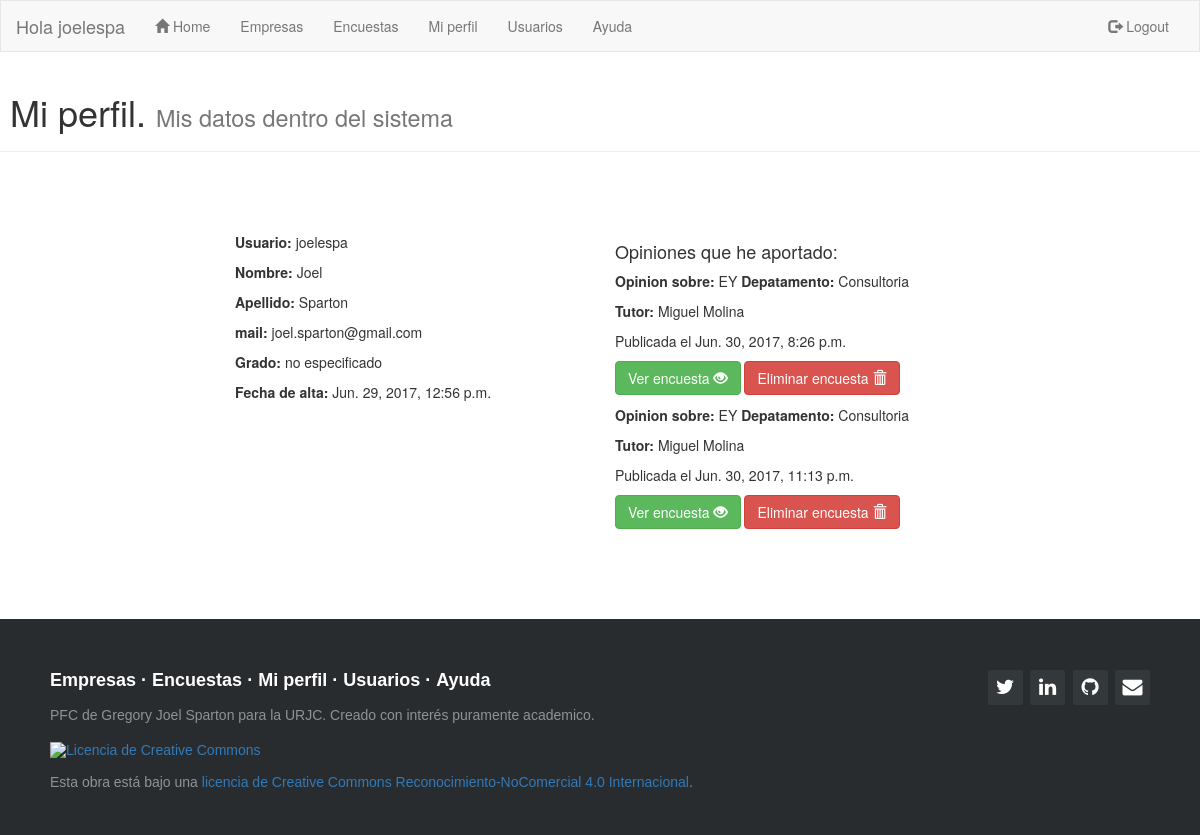
/usuarios/miperfil/ (signed in), run on an earlier commit of the app's database.
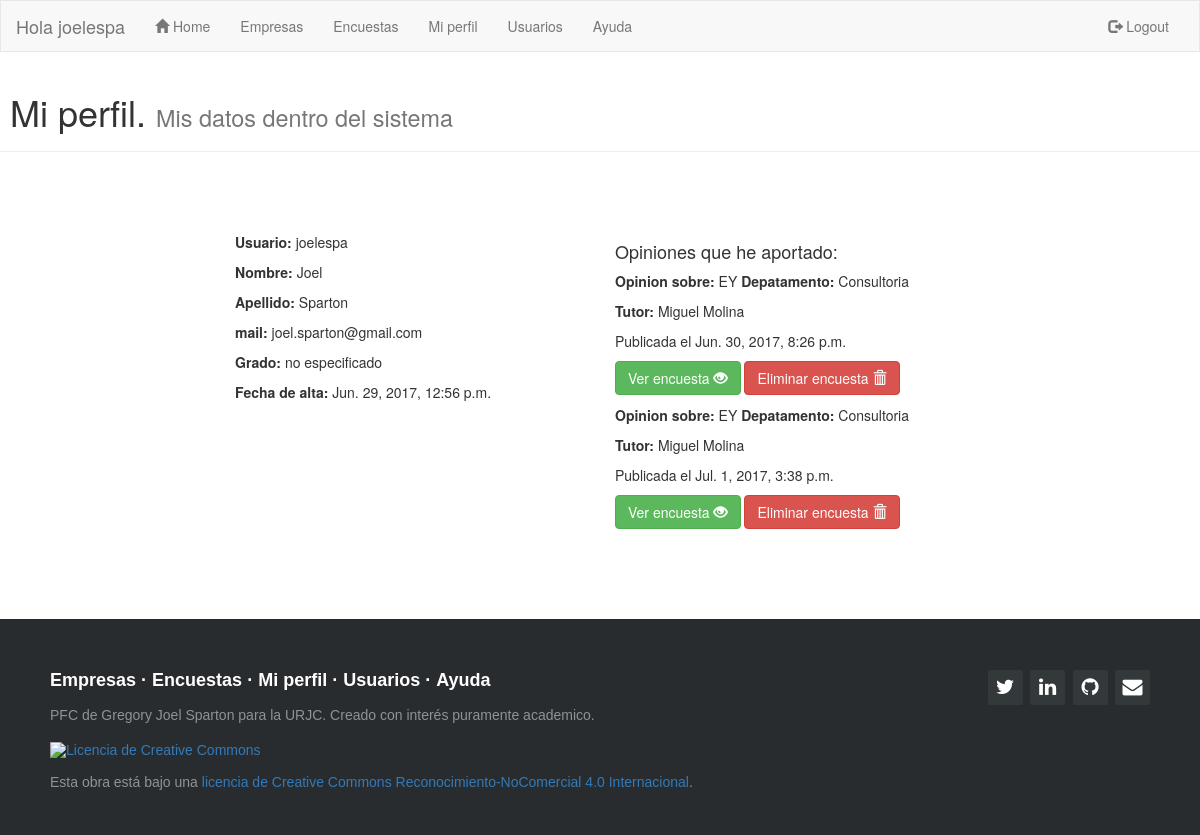
And on a later commit of the database.
### sopa/models.py (models this page shows)
class usuarios (AbstractUser):
    id_grado = models.IntegerField(null=True,blank=True,default='0')

class encuestas (models.Model):
    user = models.TextField(max_length=20,null=True,blank=True,default='')
    nombre_empresa = models.TextField(max_length=30,null=True,blank=True,default='')
    tutor = models.TextField(max_length=20,null=True,blank=True,default='')
    departamento = models.TextField(max_length=20,null=True,blank=True,default='')
    id_encuesta = models.IntegerField(null=True,blank=True,default='0')
    created_date = models.DateTimeField(default=timezone.now)
    pf1 = models.TextField(max_length=20,null=True,blank=True,default='')
    pf11 = models.TextField(max_length=20,null=True,blank=True,default='')
    pf2 = models.TextField(max_length=20,null=True,blank=True,default='')
    pf22 = models.TextField(max_length=20,null=True,blank=True,default='')
    pb1 = models.TextField(max_length=20,null=True,blank=True,default='')
    pb2 = models.TextField(max_length=20,null=True,blank=True,default='')
    pb3 = models.TextField(max_length=20,null=True,blank=True,default='')
    pb4 = models.TextField(max_length=20,null=True,blank=True,default='')
    ps1 = models.TextField(max_length=20,null=True,blank=True,default='')
    ps2 = models.TextField(max_length=20,null=True,blank=True,default='')
    ps3 = models.TextField(max_length=20,null=True,blank=True,default='')
    ps4 = models.TextField(max_length=20,null=True,blank=True,default='')
    ps5 = models.TextField(max_length=20,null=True,blank=True,default='')
    ps6 = models.TextField(max_length=20,null=True,blank=True,default='')
    ps7 = models.TextField(max_length=20,null=True,blank=True,default='')
    pa1 = models.TextField(max_length=20,null=True,blank=True,default='')
    pa2 = models.TextField(max_length=20,null=True,blank=True,default='')
    nota = models.IntegerField(null=True,blank=True,default='0')

### sopa/views.py (the view)
# urls.py: url(r'^usuarios/miperfil/$', views.miperfil, name='mi_perfil'),
@login_required
def miperfil(request):
    usuario = get_object_or_404(usuarios, username = request.user)
    try:
        grado = grados.objects.get(id_grado=usuario.id_grado)
    except ObjectDoesNotExist:
        grado = "no especificado"
    op = encuestas.objects.filter(user = usuario.username).order_by('created_date')
    if op:
        aux=""
        opiniones = op
    else:
        aux="No he añadido opiniones"
        opiniones = ""
    return render(request, 'sopa/perfil_usuario.html', {'titulo': 'SOPA Mi perfil' ,'usuario' : usuario, 'grado' : grado, 'opinion' : opiniones, 'aux' : aux})

### sopa/templates/sopa/perfil_usuario.html (shortened to what this page needs)
{% extends "sopa/index.html" %}
{% block content %}
<div class="page-header">
  <h1>&nbsp;Mi perfil. <small>Mis datos dentro del sistema</small></h1>
</div>
<div class="container">
    <br />
    <br />
    <br />
<div class ="col-md-4 col-md-offset-2">
<p><b> Usuario:</b> {{usuario.username}} </p>
<p><b> Nombre:</b> {{usuario.first_name}} </p>
<p><b> Apellido:</b> {{usuario.last_name}} </p>
<p><b> mail:</b> {{usuario.email}} </p>
<p><b> Grado:</b> {{grado}}{{grado.nombre_grado}} </p>
<p><b> Fecha de alta:</b> {{usuario.date_joined}}</p>
</div>
<div class ="col-md-4" >
  <h4> Opiniones que he aportado: </h4>
  {%for op in opinion%}
  <p><b>Opinion sobre:</b> {{op.nombre_empresa}} <b>Depatamento:</b> {{op.departamento}}</p>
  <p><b> Tutor:</b> {{op.tutor}}</p>
  <p>Publicada el {{op.created_date}}</p>
  <p><a href='/encuesta/detalle/{{op.pk}}' class="btn btn-success" role="button"> Ver encuesta
      <span class="glyphicon glyphicon-eye-open" aria-hidden="true"></span></a>
    <a href='/encuesta/eliminar/{{op.pk}}' class="btn btn-danger" role="button"> Eliminar encuesta
      <span class="glyphicon glyphicon-trash" aria-hidden="true"></span></a></p>
  {% endfor %}
</div>
</div>
{% endblock content %}

### sopa/templates/sopa/index.html (shortened to what this page needs)
{% load staticfiles %}
<!DOCTYPE html>
<html lang="en">
<head>
  <link rel="stylesheet" href="https://maxcdn.bootstrapcdn.com/bootstrap/3.3.7/css/bootstrap.min.css">
  <link rel="stylesheet" href="{% static 'css/sopa.css' %}">
  <link href="//maxcdn.bootstrapcdn.com/font-awesome/4.1.0/css/font-awesome.min.css" rel="stylesheet">
</head>
  <nav class="navbar navbar-default">
    <div class="container-fluid">
      <div class="navbar-header">
        <a class="navbar-brand" >Hola {{ user.username }}</a>
      </div>
      <div class="collapse navbar-collapse" id="myNavbar">
        <ul class="nav navbar-nav">
          <li><a href="/"><span class="glyphicon glyphicon-home" aria-hidden="true"></span> Home</a></li>
          <li><a title="Empresas" href="/empresas">Empresas</a></li>
          <li><a title="Encuestas" href="/encuesta">Encuestas</a></li>
          <li><a title="Mi perfil" href="/usuarios/miperfil">Mi perfil</a></li>
          <li><a title="Usuarios" href="/usuarios">Usuarios</a></li>
          <li><a title="Ayuda" href="/ayuda">Ayuda</a></li>
        </ul>
        <ul class="nav navbar-nav navbar-right">
          {% if user.is_authenticated %}
          <li><a href="/logout"><span class="glyphicon glyphicon-log-out"></span> Logout</a></li>
          {% else %}
          <li><a href="/login"><span class="glyphicon glyphicon-log-in"></span> Sing In</a></li>
          {% endif %}
        </ul>
      </div>
  </div>
</nav>
<body>
{% block content %}
{% endblock content %}
</body>
<footer class="footer-distributed">
  <div class="footer-right">
    <a href="https://twitter.com/joelespa"><i class="fa fa-twitter"></i></a>
    <a href="https://www.linkedin.com/in/joel-sparton-05886665/"><i class="fa fa-linkedin"></i></a>
    <a href="https://github.com/joelespa"><i class="fa fa-github"></i></a>
    <a href="mailto:joelespa@hotmail.com"><i class="fa fa-envelope" aria-hidden="true"></i>
  </div>
  <div class="footer-left">
    <p class="footer-links">
      <a href="/empresas">Empresas</a>
      ·
      <a href="/encuesta">Encuestas</a>
      ·
      <a href="/usuarios/miperfil">Mi perfil</a>
      ·
      <a href="/usuarios">Usuarios</a>
      ·
      <a href="/ayuda">Ayuda</a>
    </p>
    <p>PFC de Gregory Joel Sparton para la URJC. Creado con interés puramente academico.</p><br>
    <p><a rel="license" href="http://creativecommons.org/licenses/by-nc/4.0/"><img alt="Licencia de Creative Commons" style="border-width:0" src="https://i.creativecommons.org/l/by-nc/4.0/88x31.png" /></a><br><br>Esta obra está bajo una <a rel="license" href="http://creativecommons.org/licenses/by-nc/4.0/">licencia de Creative Commons Reconocimiento-NoComercial 4.0 Internacional</a>.</p>
  </div>
</footer>

### sopa/static/css/sopa.css (style rules this page uses)
.navbar { margin-bottom: 0; border-radius: 0; }
.footer-distributed { background-color: #292c2f; box-shadow: 0 1px 1px 0 rgba(0, 0, 0, 0.12); box-sizing: border-box; width: 100%; text-align: left; font: normal 16px sans-serif; padding: 45px 50px; margin-top: 80px; }
.footer-distributed .footer-left p { color: #8f9296; font-size: 14px; margin: 0; }
.footer-distributed p.footer-links { font-size:18px; font-weight: bold; color: #ffffff; margin: 0 0 10px; padding: 0; }
.footer-distributed p.footer-links a { display:inline-block; line-height: 1.8; text-decoration: none; color: inherit; }
.footer-distributed .footer-right { float: right; margin-top: 6px; max-width: 180px; }
.footer-distributed .footer-right a { display: inline-block; width: 35px; height: 35px; background-color: #33383b; border-radius: 2px; font-size: 20px; color: #ffffff; text-align: center; line-height: 35px; margin-left: 3px; }

What changed in the data, as far as the page shows it:
removed encuestas: nombre_empresa "EY", departamento "Consultoria", tutor "Miguel Molina", created_date "Jun. 30, 2017, 11:13 p.m."
added encuestas: nombre_empresa "EY", departamento "Consultoria", tutor "Miguel Molina", created_date "Jul. 1, 2017, 3:38 p.m."
